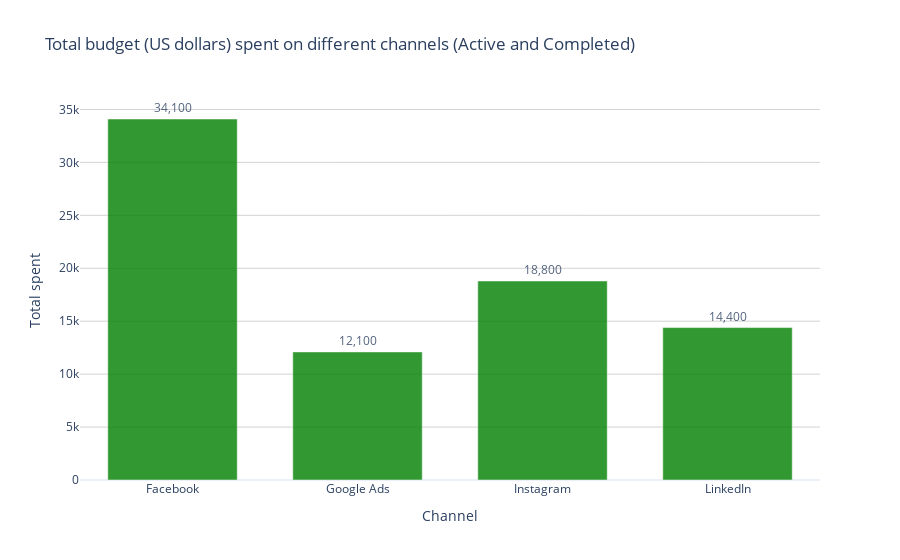

Source (notebook cell):
### Code cell
import plotly.express as px

fig = px.bar(
    df_budget,
    x="channel",
    y="total_budget",
    color_discrete_sequence=["green"],   # same color
    title="Total budget (US dollars) spent on different channels (Active and Completed)",
    text="total_budget"
)

# Style to mimic your matplotlib version
fig.update_traces(
    texttemplate="%{text:,.0f}",   # format numbers with commas
    textposition="outside",
    opacity=0.8
)
fig.update_layout(
    xaxis_title="Channel",
    yaxis_title="Total spent",
    template="plotly_white",
    bargap=0.3,
    showlegend=False,
    yaxis=dict(showgrid=True, gridcolor="lightgrey")   # gridlines like seaborn
)

fig.show()

### Figure 1 — Plotly figure (JSON) as saved in the notebook; plotly's stock layout.template omitted (floating-point values rounded to 4 significant figures)
{"data": [{"hovertemplate": "channel=%{x}<br>total_budget=%{text}<extra></extra>", "legendgroup": "", "marker": {"color": "green", "pattern": {"shape": ""}}, "name": "", "opacity": 0.8, "orientation": "v", "showlegend": false, "text": [34100.0, 12100.0, 18800.0, 14400.0], "textposition": "outside", "texttemplate": "%{text:,.0f}", "type": "bar", "x": ["Facebook", "Google Ads", "Instagram", "LinkedIn"], "xaxis": "x", "y": [34100.0, 12100.0, 18800.0, 14400.0], "yaxis": "y"}], "layout": {"bargap": 0.3, "barmode": "relative", "legend": {"tracegroupgap": 0}, "showlegend": false, "title": {"text": "Total budget (US dollars) spent on different channels (Active and Completed)"}, "xaxis": {"anchor": "y", "domain": [0, 1], "title": {"text": "Channel"}}, "yaxis": {"anchor": "x", "domain": [0, 1], "gridcolor": "lightgrey", "showgrid": true, "title": {"text": "Total spent"}}}}
